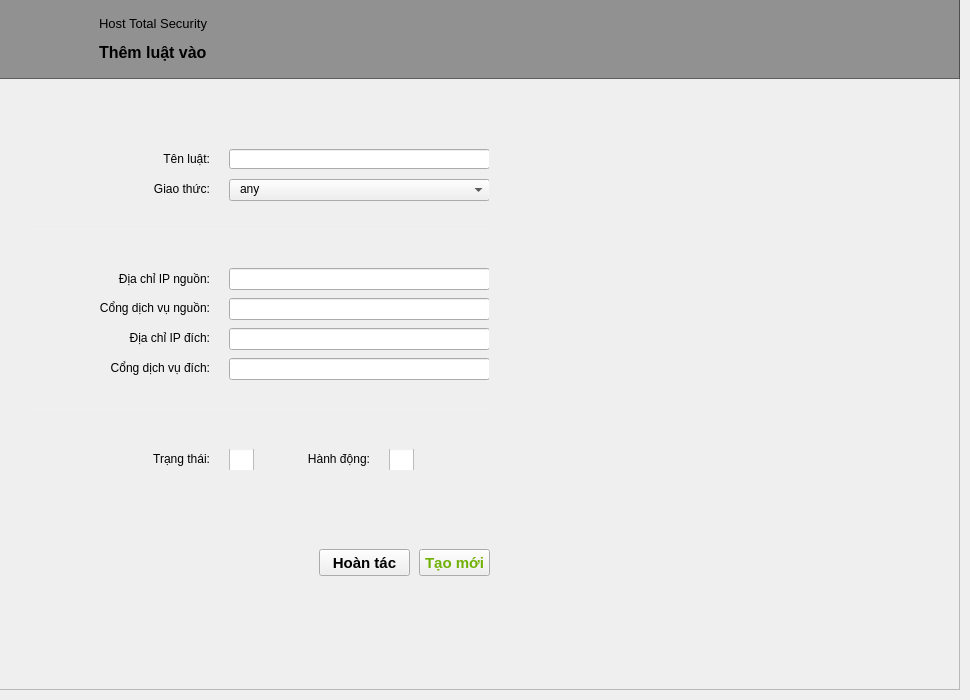
    <widget class="QWidget" name="page_6">
     <property name="styleSheet">
      <string notr="true"/>
     </property>
     <widget class="QFrame" name="frame_12">
      <property name="geometry">
       <rect>
        <x>-1</x>
        <y>-1</y>
        <width>961</width>
        <height>691</height>
       </rect>
      </property>
      <property name="frameShape">
       <enum>QFrame::StyledPanel</enum>
      </property>
      <property name="frameShadow">
       <enum>QFrame::Raised</enum>
      </property>
      <widget class="QFrame" name="back6">
       <property name="geometry">
        <rect>
         <x>0</x>
         <y>0</y>
         <width>961</width>
         <height>80</height>
        </rect>
       </property>
       <property name="styleSheet">
        <string notr="true">#back6{
background: rgba(51,51,51,0.5);
}</string>
       </property>
       <property name="frameShape">
        <enum>QFrame::StyledPanel</enum>
       </property>
       <property name="frameShadow">
        <enum>QFrame::Raised</enum>
       </property>
       <widget class="QLabel" name="back_to_inRule">
        <property name="geometry">
         <rect>
          <x>20</x>
          <y>10</y>
          <width>60</width>
          <height>60</height>
         </rect>
        </property>
        <property name="cursor">
         <cursorShape>PointingHandCursor</cursorShape>
        </property>
        <property name="text">
         <string/>
        </property>
        <property name="pixmap">
         <pixmap>icon/arrowhead_left.png</pixmap>
        </property>
       </widget>
       <widget class="QLabel" name="label_80">
        <property name="geometry">
         <rect>
          <x>100</x>
          <y>10</y>
          <width>191</width>
          <height>61</height>
         </rect>
        </property>
        <property name="text">
         <string>&lt;html&gt;&lt;head/&gt;&lt;body&gt;&lt;p&gt;&lt;span style=&quot; font-size:10pt;&quot;&gt;Host Total Security&lt;/span&gt;&lt;/p&gt;&lt;p&gt;&lt;span style=&quot; font-size:12pt; font-weight:600;&quot;&gt;Thêm luật vào&lt;/span&gt;&lt;/p&gt;&lt;/body&gt;&lt;/html&gt;</string>
        </property>
       </widget>
      </widget>
      <widget class="QWidget" name="widget_9" native="true">
       <property name="geometry">
        <rect>
         <x>30</x>
         <y>100</y>
         <width>461</width>
         <height>491</height>
        </rect>
       </property>
       <widget class="QPushButton" name="create_in_rule">
        <property name="geometry">
         <rect>
          <x>390</x>
          <y>450</y>
          <width>71</width>
          <height>27</height>
         </rect>
        </property>
        <property name="cursor">
         <cursorShape>PointingHandCursor</cursorShape>
        </property>
        <property name="styleSheet">
         <string notr="true">QPushButton {
color: #71b005;
font-size: 11pt;
font-weight: bold;
}

QPushButton::hover {
font-size: 12pt;
}</string>
        </property>
        <property name="text">
         <string>Tạo mới</string>
        </property>
       </widget>
       <widget class="QPushButton" name="restore_new_rule1">
        <property name="geometry">
         <rect>
          <x>290</x>
          <y>450</y>
          <width>91</width>
          <height>27</height>
         </rect>
        </property>
        <property name="cursor">
         <cursorShape>PointingHandCursor</cursorShape>
        </property>
        <property name="styleSheet">
         <string notr="true">QPushButton {
font-size: 11pt;
font-weight: bold;
}

QPushButton::hover {
font-size: 12pt;
}</string>
        </property>
        <property name="text">
         <string>Hoàn tác</string>
        </property>
       </widget>
       <widget class="QWidget" name="widget_001" native="true">
        <property name="geometry">
         <rect>
          <x>0</x>
          <y>40</y>
          <width>460</width>
          <height>91</height>
         </rect>
        </property>
        <property name="styleSheet">
         <string notr="true">#widget_001 {
border-bottom: 1px solid rgba(255,255,255,0.1);
}</string>
        </property>
        <widget class="QLabel" name="label_175">
         <property name="geometry">
          <rect>
           <x>10</x>
           <y>40</y>
           <width>171</width>
           <height>20</height>
          </rect>
         </property>
         <property name="text">
          <string>&lt;html&gt;&lt;head/&gt;&lt;body&gt;&lt;p align=&quot;right&quot;&gt;Giao thức:&lt;/p&gt;&lt;/body&gt;&lt;/html&gt;</string>
         </property>
        </widget>
        <widget class="QLabel" name="label_174">
         <property name="geometry">
          <rect>
           <x>10</x>
           <y>10</y>
           <width>171</width>
           <height>20</height>
          </rect>
         </property>
         <property name="text">
          <string>&lt;html&gt;&lt;head/&gt;&lt;body&gt;&lt;p align=&quot;right&quot;&gt;Tên luật:&lt;/p&gt;&lt;/body&gt;&lt;/html&gt;</string>
         </property>
        </widget>
        <widget class="QComboBox" name="protocol">
         <property name="geometry">
          <rect>
           <x>200</x>
           <y>40</y>
           <width>261</width>
           <height>22</height>
          </rect>
         </property>
         <property name="cursor">
          <cursorShape>PointingHandCursor</cursorShape>
         </property>
         <property name="styleSheet">
          <string notr="true">QComboBox {
padding-left: 10px;
padding-bottom: 2px;
}</string>
         </property>
         <item>
          <property name="text">
           <string>any</string>
          </property>
         </item>
         <item>
          <property name="text">
           <string>tcp</string>
          </property>
         </item>
         <item>
          <property name="text">
           <string>udp</string>
          </property>
         </item>
         <item>
          <property name="text">
           <string>icmpv4</string>
          </property>
         </item>
         <item>
          <property name="text">
           <string>icmpv6</string>
          </property>
         </item>
        </widget>
        <widget class="QLineEdit" name="add_rule_in_name">
         <property name="geometry">
          <rect>
           <x>200</x>
           <y>10</y>
           <width>261</width>
           <height>20</height>
          </rect>
         </property>
        </widget>
       </widget>
       <widget class="QWidget" name="widget_002" native="true">
        <property name="geometry">
         <rect>
          <x>0</x>
          <y>150</y>
          <width>460</width>
          <height>161</height>
         </rect>
        </property>
        <property name="styleSheet">
         <string notr="true">#widget_002 {
border-bottom: 1px solid rgba(255,255,255,0.1);
}</string>
        </property>
        <widget class="QLabel" name="label_181">
         <property name="geometry">
          <rect>
           <x>10</x>
           <y>20</y>
           <width>171</width>
           <height>20</height>
          </rect>
         </property>
         <property name="text">
          <string>&lt;html&gt;&lt;head/&gt;&lt;body&gt;&lt;p align=&quot;right&quot;&gt;Địa chỉ IP nguồn:&lt;/p&gt;&lt;/body&gt;&lt;/html&gt;</string>
         </property>
        </widget>
        <widget class="QLabel" name="label_182">
         <property name="geometry">
          <rect>
           <x>10</x>
           <y>109</y>
           <width>171</width>
           <height>20</height>
          </rect>
         </property>
         <property name="text">
          <string>&lt;html&gt;&lt;head/&gt;&lt;body&gt;&lt;p align=&quot;right&quot;&gt;Cổng dịch vụ đích:&lt;/p&gt;&lt;/body&gt;&lt;/html&gt;</string>
         </property>
        </widget>
        <widget class="QLabel" name="label_177">
         <property name="geometry">
          <rect>
           <x>10</x>
           <y>49</y>
           <width>171</width>
           <height>20</height>
          </rect>
         </property>
         <property name="text">
          <string>&lt;html&gt;&lt;head/&gt;&lt;body&gt;&lt;p align=&quot;right&quot;&gt;Cổng dịch vụ nguồn:&lt;/p&gt;&lt;/body&gt;&lt;/html&gt;</string>
         </property>
        </widget>
        <widget class="QLabel" name="label_179">
         <property name="geometry">
          <rect>
           <x>10</x>
           <y>79</y>
           <width>171</width>
           <height>20</height>
          </rect>
         </property>
         <property name="text">
          <string>&lt;html&gt;&lt;head/&gt;&lt;body&gt;&lt;p align=&quot;right&quot;&gt;Địa chỉ IP đích:&lt;/p&gt;&lt;/body&gt;&lt;/html&gt;</string>
         </property>
        </widget>
        <widget class="QLineEdit" name="source_port">
         <property name="geometry">
          <rect>
           <x>200</x>
           <y>49</y>
           <width>261</width>
           <height>22</height>
          </rect>
         </property>
         <property name="styleSheet">
          <string notr="true"/>
         </property>
        </widget>
        <widget class="QLineEdit" name="destinationip_ip">
         <property name="geometry">
          <rect>
           <x>200</x>
           <y>79</y>
           <width>261</width>
           <height>22</height>
          </rect>
         </property>
        </widget>
        <widget class="QLineEdit" name="source_ip">
         <property name="geometry">
          <rect>
           <x>200</x>
           <y>19</y>
           <width>261</width>
           <height>22</height>
          </rect>
         </property>
         <property name="styleSheet">
          <string notr="true"/>
         </property>
        </widget>
        <widget class="QLineEdit" name="destinationip_port">
         <property name="geometry">
          <rect>
           <x>200</x>
           <y>109</y>
           <width>261</width>
           <height>22</height>
          </rect>
         </property>
        </widget>
       </widget>
       <widget class="QWidget" name="widget_003" native="true">
        <property name="geometry">
         <rect>
          <x>0</x>
          <y>320</y>
          <width>460</width>
          <height>131</height>
         </rect>
        </property>
        <widget class="QLabel" name="label_180">
         <property name="geometry">
          <rect>
           <x>250</x>
           <y>30</y>
           <width>91</width>
           <height>20</height>
          </rect>
         </property>
         <property name="text">
          <string>&lt;html&gt;&lt;head/&gt;&lt;body&gt;&lt;p align=&quot;right&quot;&gt;Hành động:&lt;/p&gt;&lt;/body&gt;&lt;/html&gt;</string>
         </property>
        </widget>
        <widget class="QCheckBox" name="status">
         <property name="geometry">
          <rect>
           <x>200</x>
           <y>30</y>
           <width>31</width>
           <height>21</height>
          </rect>
         </property>
         <property name="styleSheet">
          <string notr="true">QCheckBox::indicator {
    width: 25px;
    height: 25px;

}
</string>
         </property>
         <property name="text">
          <string/>
         </property>
        </widget>
        <widget class="QLabel" name="label_178">
         <property name="geometry">
          <rect>
           <x>10</x>
           <y>30</y>
           <width>171</width>
           <height>20</height>
          </rect>
         </property>
         <property name="text">
          <string>&lt;html&gt;&lt;head/&gt;&lt;body&gt;&lt;p align=&quot;right&quot;&gt;Trạng thái:&lt;/p&gt;&lt;/body&gt;&lt;/html&gt;</string>
         </property>
        </widget>
        <widget class="QLabel" name="error_add_rule">
         <property name="geometry">
          <rect>
           <x>200</x>
           <y>100</y>
           <width>261</width>
           <height>17</height>
          </rect>
         </property>
         <property name="styleSheet">
          <string notr="true">QLabel{
text-align: right;
}</string>
         </property>
         <property name="text">
          <string/>
         </property>
        </widget>
        <widget class="QCheckBox" name="action">
         <property name="geometry">
          <rect>
           <x>360</x>
           <y>30</y>
           <width>31</width>
           <height>21</height>
          </rect>
         </property>
         <property name="styleSheet">
          <string notr="true">QCheckBox::indicator {
    width: 25px;
    height: 25px;

}
</string>
         </property>
         <property name="text">
          <string/>
         </property>
        </widget>
       </widget>
      </widget>
     </widget>
    </widget>
